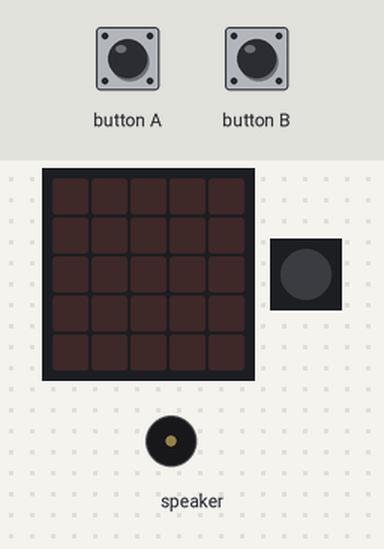
A program run on a simulated Calliope mini (MakeCode). Parts: the board's 5×5 LED display, 1 RGB LEDs in strip order, left to right, buzzer (waves = sounding). The inputs (shaded band) are chosen by the test bench. Dim RGB values are drawn brighter than linear; random numbers come from a fixed seed.

Above: at 1.2 s.
1.3 s: button A pressed for 0.15 s
At 1.65 s:
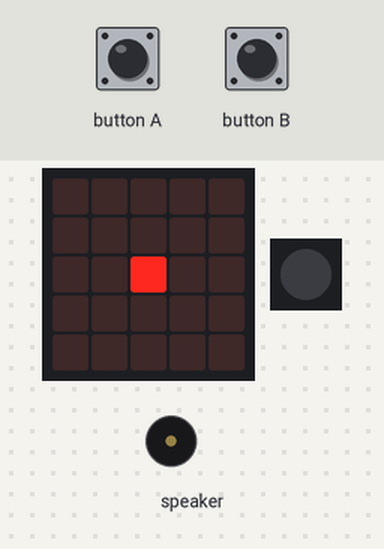
4.3 s: button B pressed for 0.15 s
At 5.28 s:
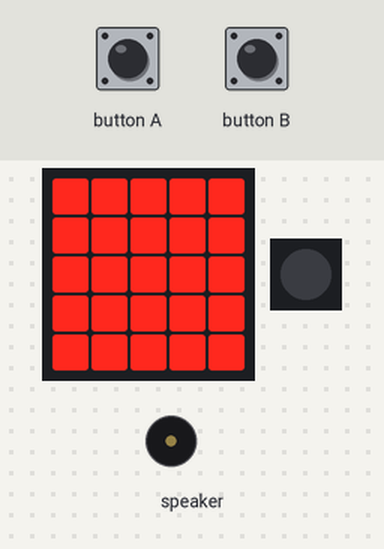
10.3 s: button A pressed for 0.15 s
13.3 s: button B pressed for 0.15 s
At 18.7 s:
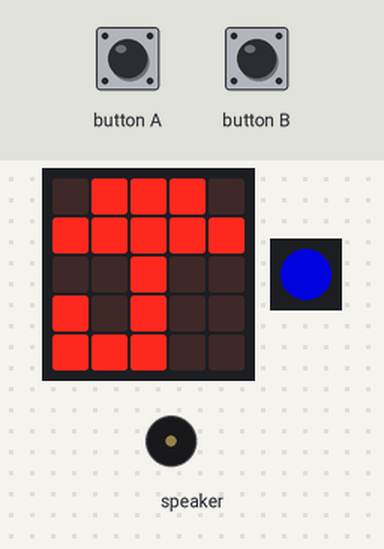
19.3 s: button B pressed for 0.15 s
At 20.32 s:
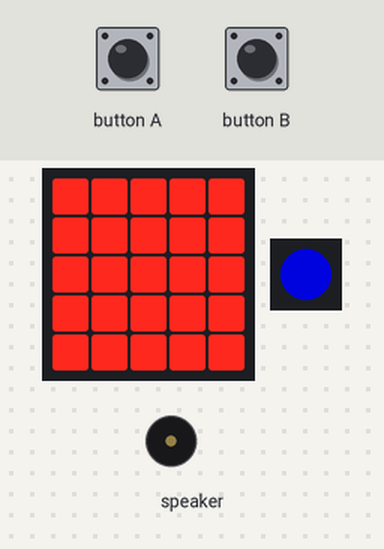
Timing chart, 0 to 22.3 s (numbered marks = the images above; inputs shaded):
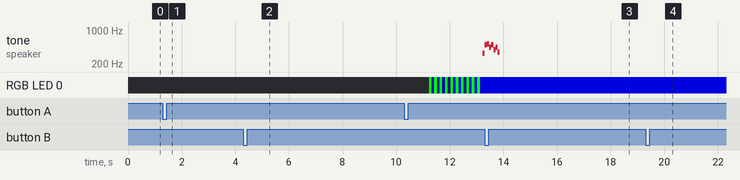

Measured:
- after the input at 1.3 s, the display: changes after 0.15 s (image 1)
- by itself, tone on speaker: plays 494 Hz for 0.08 s, 523 Hz for 0.08 s, 440 Hz for 0.08 s, 494 Hz for 0.08 s, 392 Hz for 0.08 s, 440 Hz for 0.08 s … (7 notes in this stretch)
- what the display in image 1 shows lasts 0.4 s, from 1.5 s to 1.9 s
- what the display in image 2 shows lasts 0.4 s, from 5.1 s to 5.5 s
- what the display in image 3 shows lasts 0.6 s, from 18.3 s to 18.9 s

The program:

main.ts
```typescript
input.onButtonEvent(Button.A, input.buttonEventClick(), function () {
    for (let index = 0; index < 1; index++) {
        for (let index = 0; index < 3; index++) {
            basic.showLeds(`
                . . . . .
                . . . . .
                . . # . .
                . . . . .
                . . . . .
                `)
            music.playMelody("C D E F G A B C5 ", 7870)
            basic.showLeds(`
                . . . . .
                . # # # .
                . # . # .
                . # # # .
                . . . . .
                `)
            music.playMelody("C D E F G A B C5 ", 7870)
            basic.showLeds(`
                # # # # #
                # . . . #
                # . . . #
                # . . . #
                # # # # #
                `)
            music.playMelody("C D E F G A B C5 ", 7870)
        }
        game.setScore(0)
    }
    if (game.score() <= 78) {
        basic.showLeds(`
            . . . . .
            . # . # .
            . . . . .
            # . . . #
            . # # # .
            `)
        for (let index = 0; index < 10; index++) {
            basic.setLedColor(0x00ff00)
            basic.pause(100)
            basic.setLedColor(randint(0, 787))
            basic.pause(100)
        }
        music.playMelody("E B C5 A B G A F ", 787)
        basic.pause(2000)
    } else if (game.score() <= 7) {
        for (let index = 0; index < 7; index++) {
            basic.showLeds(`
                # # # # #
                # # # # #
                # # # # #
                # # # # #
                # # # # #
                `)
            basic.showLeds(`
                . . . . .
                . . . . .
                . . . . .
                . . . . .
                . . . . .
                `)
            for (let index = 0; index < 20; index++) {
                basic.setLedColor(0x7f00ff)
                basic.pause(100)
                basic.setLedColor(0x999999)
                basic.pause(100)
            }
        }
        basic.pause(5000)
    } else {
        basic.showLeds(`
            . . . . .
            . # . # .
            . . . . .
            . # # # .
            # . . . #
            `)
        basic.setLedColor(0xff0000)
        basic.pause(1000)
        basic.setLedColor(0x999999)
        music.playMelody("B A E G F E D D ", 787)
    }
})
input.onButtonEvent(Button.B, input.buttonEventClick(), function () {
    for (let index = 0; index < 3; index++) {
        basic.showLeds(`
            . # # . .
            . . # . .
            . . # # .
            . . . . .
            . . # . .
            `)
        basic.showLeds(`
            # # # # #
            # # # # #
            # # # # #
            # # # # #
            # # # # #
            `)
        basic.showLeds(`
            . # # . .
            . . # . .
            . . # # .
            . . . . .
            . . # . .
            `)
        basic.showLeds(`
            # # # # #
            # # # # #
            # # # # #
            # # # # #
            # # # # #
            `)
    }
    game.setScore(randint(1, 2))
    if (game.score() == 1) {
        basic.showLeds(`
            # # . # #
            # # # # #
            # # # # #
            . # # # .
            . . # . .
            `)
    } else {
        basic.showIcon(IconNames.Umbrella)
    }
})
```

test.ts
```typescript
// Hier kann man Tests durchführen; diese Datei wird nicht kompiliert, wenn dieses Paket als Erweiterung verwendet wird.
```
